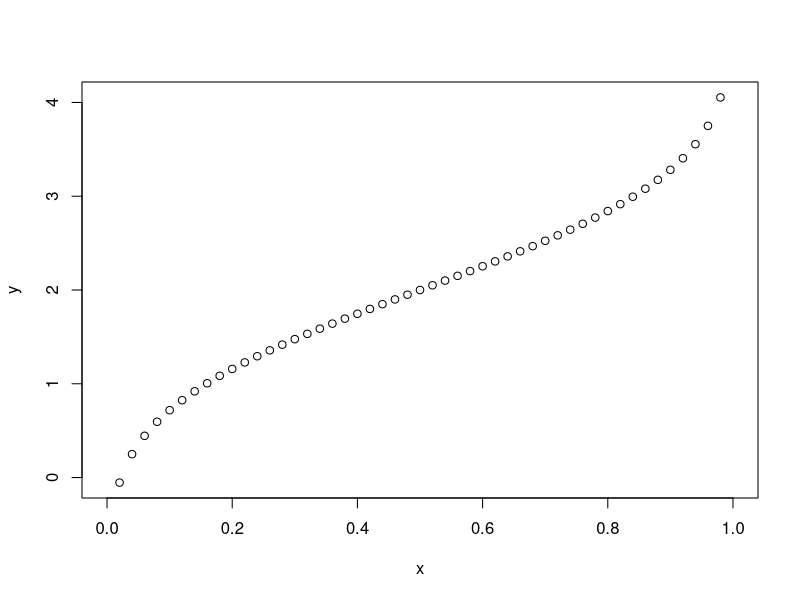

Recreate this plot in R.
# qnorm 

# Create a sequence of probability values incrementing by 0.02.
x<-seq(0,1,by=0.02)
# Choose the mean as 2 and standard deviation as 3.
y<-qnorm(x,mean=2,sd=1)
# plot the graph
plot(x,y)